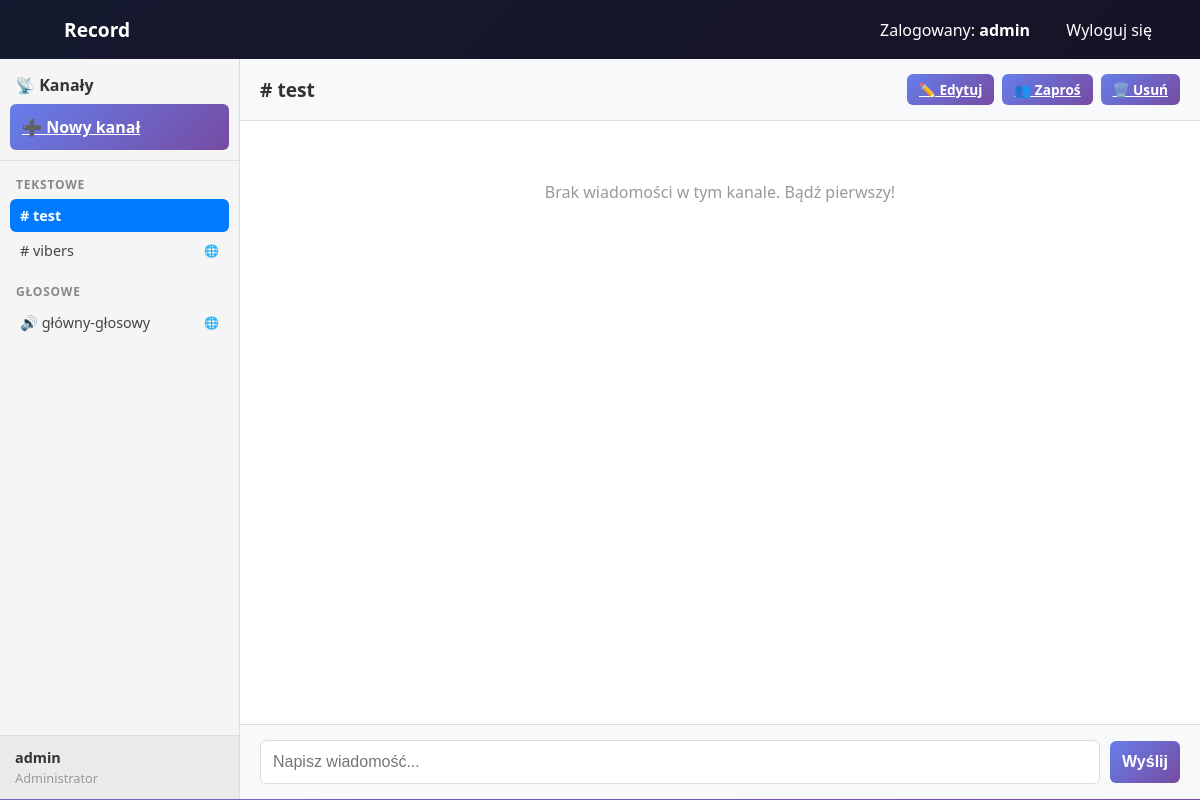
Page /?channel_id=5 (signed in) on the earlier database version.
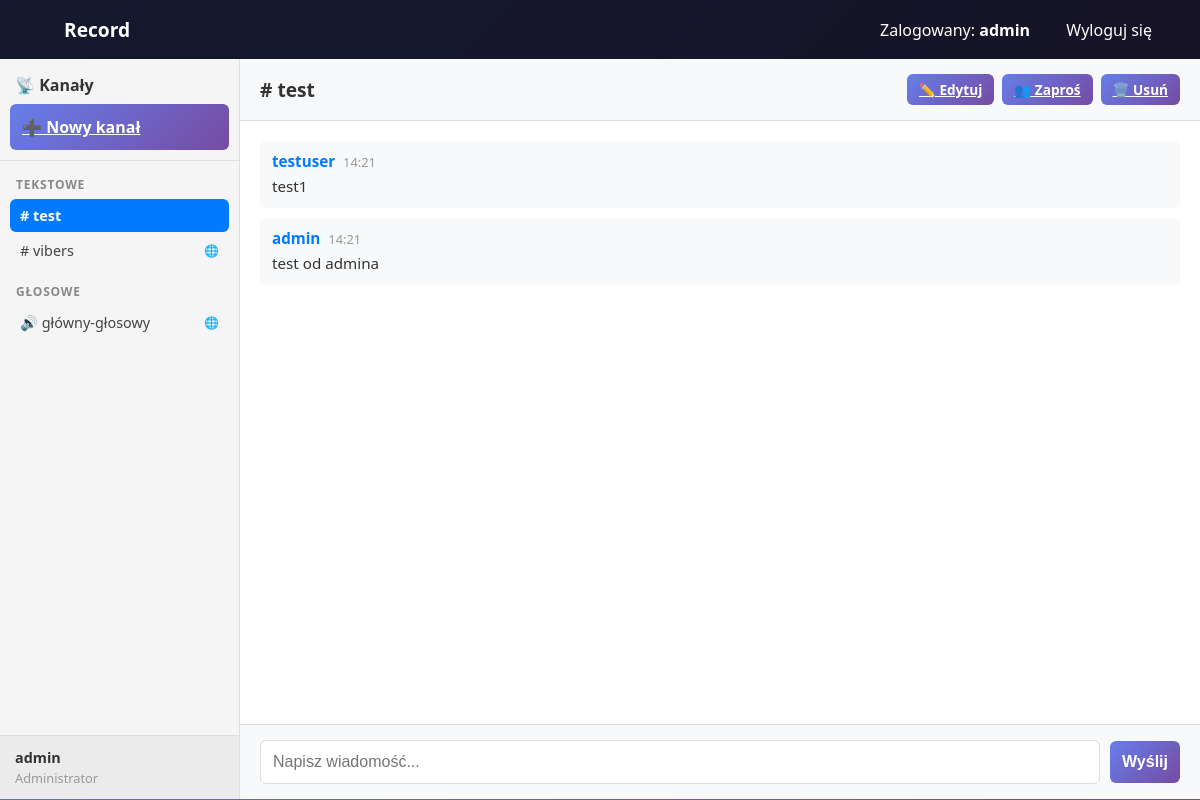
Same page on the later database version.
### record_app/models.py (models this page shows, shortened)
class Channel(models.Model):
    CHANNEL_TYPE_CHOICES = [
        ('text', 'Kanał tekstowy'),
        ('voice', 'Kanał głosowy'),
    ]
    name = models.CharField(max_length=100)
    description = models.TextField(blank=True, null=True)
    channel_type = models.CharField(
        max_length=10,
        choices=CHANNEL_TYPE_CHOICES,
        default='text'
    )
    is_public = models.BooleanField(default=True)
    created_by = models.ForeignKey(User, on_delete=models.CASCADE, related_name='created_channels')
    created_at = models.DateTimeField(auto_now_add=True)
    updated_at = models.DateTimeField(auto_now=True)
    class Meta:
        verbose_name = 'Kanał'
        verbose_name_plural = 'Kanały'
        ordering = ['created_at']

class Message(models.Model):
    channel = models.ForeignKey(Channel, on_delete=models.CASCADE, related_name='messages')
    author = models.ForeignKey(User, on_delete=models.CASCADE, related_name='messages')
    content = models.TextField()
    created_at = models.DateTimeField(auto_now_add=True)
    updated_at = models.DateTimeField(auto_now=True)
    class Meta:
        verbose_name = 'Wiadomość'
        verbose_name_plural = 'Wiadomości'
        ordering = ['created_at']

class User(AbstractUser):
    ROLE_CHOICES = [
        ('user', 'Zwykły Użytkownik'),
        ('moderator', 'Moderator'),
        ('admin', 'Administrator'),
    ]
    role = models.CharField(
        max_length=10,
        choices=ROLE_CHOICES,
        default='user'
    )
    description = models.TextField(blank=True, null=True)
    class Meta:
        verbose_name = 'Użytkownik'
        verbose_name_plural = 'Użytkownicy'

### record_app/views.py (the view)
# urls.py: path('', views.home_view, name='home'),
@login_required(login_url='login')
def home_view(request):
    all_channels = Channel.objects.filter(
        Q(is_public=True) |
        Q(members__user=request.user) |
        Q(created_by=request.user)
    ).distinct()
    text_channels = all_channels.filter(channel_type='text').order_by('name')
    voice_channels = all_channels.filter(channel_type='voice').order_by('name')
    selected_channel_id = request.GET.get('channel_id')
    selected_channel = None
    messages_list = []
    if selected_channel_id:
        try:
            selected_channel = Channel.objects.get(id=selected_channel_id)
            is_member = selected_channel.members.filter(user=request.user).exists() or \
                       selected_channel.is_public or \
                       selected_channel.created_by == request.user
            if not is_member and not request.user.role == 'admin':
                messages.error(request, "Nie masz dostępu do tego kanału.")
                selected_channel = None
            else:
                messages_list = selected_channel.messages.all()[:50]  # Ostatnie 50 wiadomości
        except Channel.DoesNotExist:
            pass
    message_form = MessageForm() if selected_channel else None
    context = {
        'text_channels': text_channels,
        'voice_channels': voice_channels,
        'selected_channel': selected_channel,
        'messages': messages_list,
        'message_form': message_form,
        'is_admin': request.user.role in ['admin', 'moderator'],
    }
    return render(request, 'record_app/home.html', context)

### record_app/forms.py (shortened to what this page needs)
class MessageForm(forms.ModelForm):
    class Meta:
        model = Message
        fields = ('content',)
        widgets = {
            'content': forms.Textarea(attrs={
                'class': 'form-control',
                'placeholder': 'Napisz wiadomość...',
                'rows': 2
            })
        }

### record_app/templates/record_app/home.html (shortened to what the changed rows need)
{% extends "record_app/base.html" %}
{% load static %}
{% block extra_css %}
<link rel="stylesheet" href="{% static 'css/home.css' %}">
{% endblock %}
{% block content %}
<div class="record-wrapper">
    <div class="record-layout">
        <aside class="channels-sidebar">
            <div class="channels-grid">
                <div class="channel-column">
                    <div class="channel-list" id="text-channels-list">
                        {% for channel in text_channels %}
                        <div class="channel-item" data-channel-id="{{ channel.id }}">
                            <a href="?channel_id={{ channel.id }}"
                               class="channel-link {% if selected_channel.id == channel.id %}active{% endif %}">
                                # {{ channel.name }}
                                {% if channel.is_public %}
                                <span class="badge-public">🌐</span>
                                {% endif %}
                            </a>
                        </div>
                        {% endfor %}
                    </div>
                </div>
                <div class="channel-column">
                    <div class="channel-list" id="voice-channels-list">
                        {% for channel in voice_channels %}
                        <div class="channel-item" data-channel-id="{{ channel.id }}">
                            <a href="?channel_id={{ channel.id }}"
                               class="channel-link {% if selected_channel.id == channel.id %}active{% endif %}">
                                🔊 {{ channel.name }}
                                {% if channel.is_public %}
                                <span class="badge-public">🌐</span>
                                {% endif %}
                            </a>
                        </div>
                        {% endfor %}
                    </div>
                </div>
            </div>
        </aside>
        <main class="chat-area">
            {% if selected_channel %}
            <div class="chat-header">
                <div class="channel-title">
                    <h3>
                        {% if selected_channel.channel_type == 'text' %}#{% else %}🔊{% endif %}
                        {{ selected_channel.name }}
                    </h3>
                </div>
                {% if is_admin %}
                <div class="header-actions">
                    <a href="{% url 'edit_channel' selected_channel.id %}" class="btn btn-sm btn-warning">✏️ Edytuj</a>
                    <a href="{% url 'invite_channel' selected_channel.id %}" class="btn btn-sm btn-info">👥 Zaproś</a>
                    <a href="{% url 'delete_channel' selected_channel.id %}" class="btn btn-sm btn-danger">🗑️ Usuń</a>
                </div>
                {% endif %}
            </div>
            <div class="messages-area">
                <div class="messages-container" id="messages-container">
                    {% if messages|length > 0 %}
                        {% for message in messages %}
                        <div class="message" data-message-id="{{ message.id }}">
                            <div class="message-header">
                                <strong class="message-author">{{ message.author.username }}</strong>
                                <span class="message-time">{{ message.created_at|date:"H:i" }}</span>
                            </div>
                            <div class="message-content">{{ message.content }}</div>
                        </div>
                        {% endfor %}
                    {% else %}
                    <div class="no-messages">
                        <p>Brak wiadomości w tym kanale. Bądź pierwszy!</p>
                    </div>
                    {% endif %}
                </div>
            </div>
            {% if selected_channel.channel_type == 'text' %}
            <div class="message-input-area">
                <form id="message-form" class="message-form">
                    <input type="text"
                           id="message-input"
                           name="content"
                           class="form-control"
                           placeholder="Napisz wiadomość..."
                           required
                           autocomplete="off">
                    <button class="btn btn-primary" type="submit">Wyślij</button>
                </form>
            </div>
            {% else %}
            <div class="message-input-area voice-notice">
                <p>🔊 To jest kanał głosowy. Funkcja audio wkrótce.</p>
            </div>
            {% endif %}
            {% endif %}
        </main>
    </div>
</div>
{% endblock %}

Differences in the rows shown:
added Message: author.username "testuser", created_at "14:21", content "test1"
added Message: author.username "admin", created_at "14:21", content "test od admina"
Other differences:
text no longer shown: "Brak wiadomości w tym kanale. Bądź pierwszy!"
